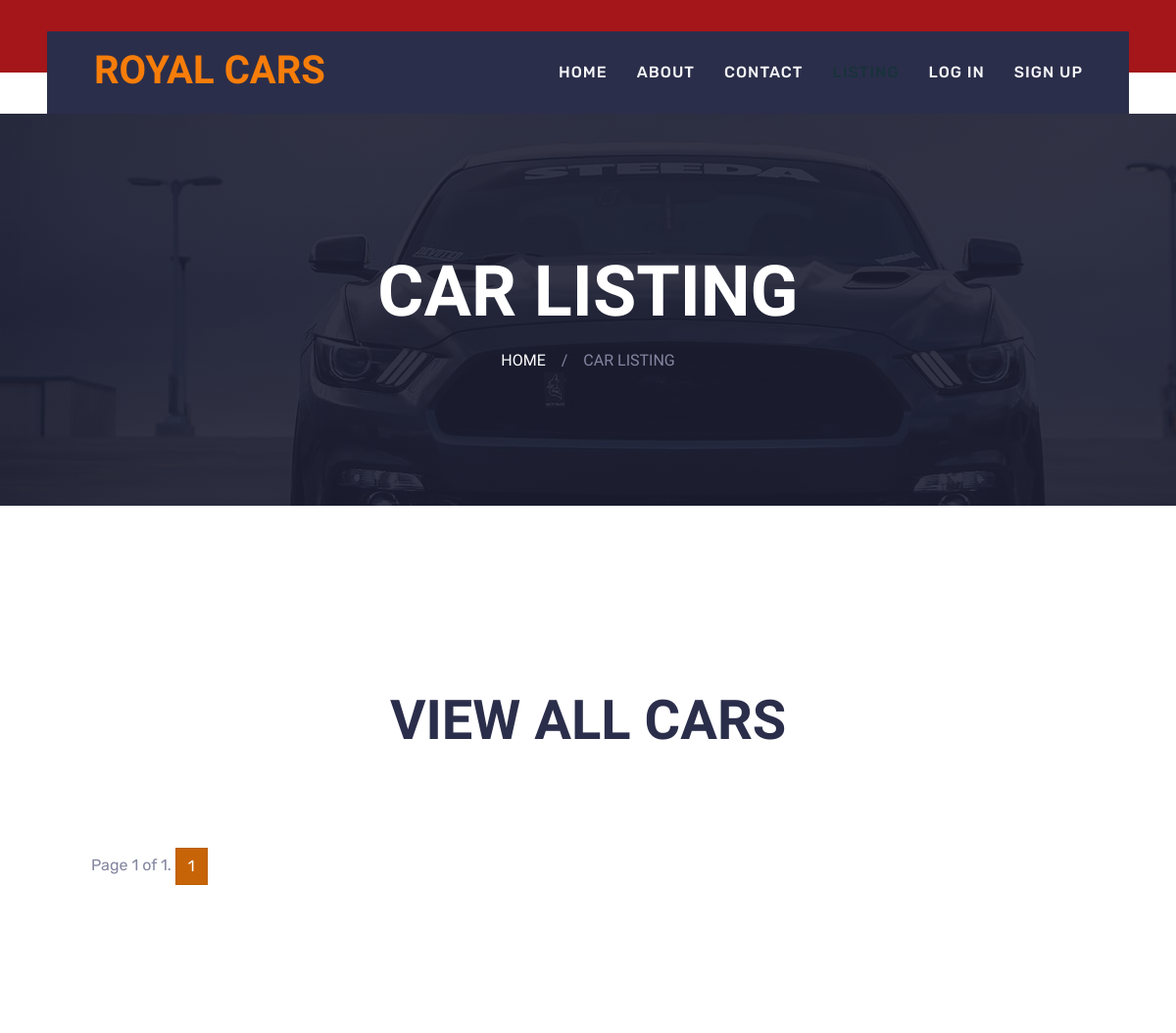
Page /listings (upper part) on the earlier database version.
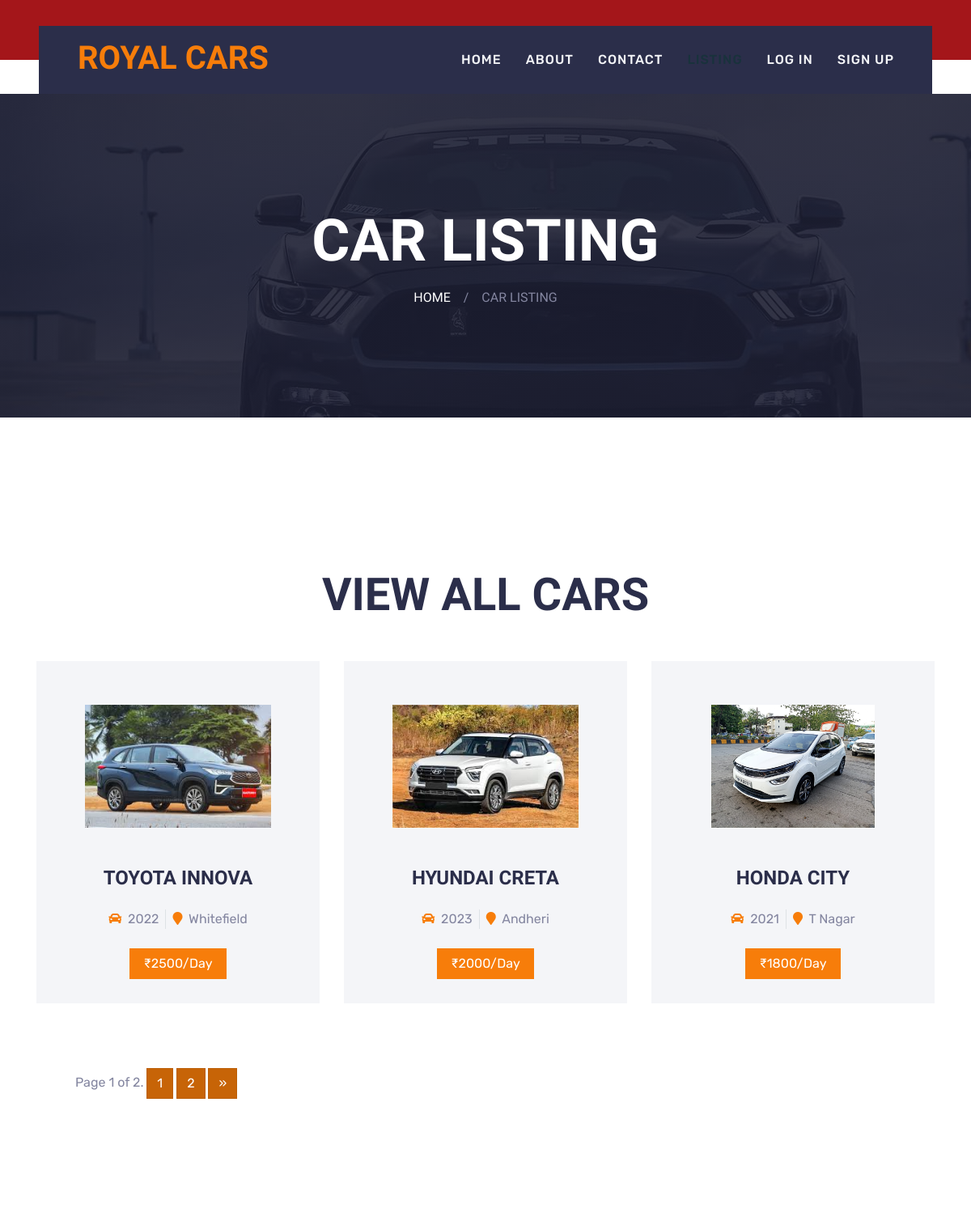
Same page on the later database version.
### myapp/models.py (models this page shows, shortened)
class Vehicle(models.Model):
    vendor = models.ForeignKey(login_table, on_delete=models.CASCADE)
    company = models.CharField(max_length=255)
    model_name = models.CharField(max_length=255)
    model_year = models.CharField(max_length=255)
    rent_perday = models.IntegerField()
    location = models.CharField(max_length=255)
    area = models.ForeignKey(Area, on_delete=models.CASCADE)
    city = models.ForeignKey(City, on_delete=models.CASCADE)
    state = models.ForeignKey(State, on_delete=models.CASCADE)
    model_photo = models.ImageField(upload_to="photos")
    rc_book = models.FileField(upload_to="pdfs",default="", null=True, blank=True)
    def photos(self):
        return mark_safe('<img src ="{}" width ="100"/>'.format(self.model_photo.url))
    photos.allow_tags = True

class Area(models.Model):
    name = models.CharField(max_length=255)
    city = models.ForeignKey(City, on_delete=models.CASCADE)
    def __str__(self):
        return self.name

### myapp/views.py (the view)
# urls.py: path('listings', views.allcars, name='listings'),
def allcars(request):
    try:
        uid = request.session['log_id']
        userdata = login_table.objects.get(id=uid)
        Owner = False
        if userdata.usertype == "Lessor":
            Owner = True
            print(userdata.usertype)
        statedetail = State.objects.all()
        citydetail = City.objects.all()
        areadetail = Area.objects.all()
        allcardata = Vehicle.objects.all()
        page = request.GET.get('page', 1)
        paginator = Paginator(allcardata, 3)  # Set the number of items per page
        try:
            allcardata = paginator.page(page)
        except PageNotAnInteger:
            allcardata = paginator.page(1)
        except EmptyPage:
            allcardata = paginator.page(paginator.num_pages)
        context = {
            'userdata': userdata,
            'Owner': Owner,
            'statedetail': statedetail,
            'citydetail': citydetail,
            'areadetail': areadetail,
            'allcardata': allcardata,
            'paginator': paginator,
            'page': int(page),
        }
        return render(request, 'allcars.html', context)
    except:
        pass
    statedetail = State.objects.all()
    citydetail = City.objects.all()
    areadetail = Area.objects.all()
    allcardata = Vehicle.objects.all()
    page = request.GET.get('page', 1)
    paginator = Paginator(allcardata, 3)  # Set the number of items per page
    try:
        allcardata = paginator.page(page)
    except PageNotAnInteger:
        allcardata = paginator.page(1)
    except EmptyPage:
        allcardata = paginator.page(paginator.num_pages)
    context = {
        'statedetail': statedetail,
        'citydetail': citydetail,
        'areadetail': areadetail,
        'allcardata': allcardata,
        'paginator': paginator,
        'page': int(page),
    }
    return render(request,'allcars.html', context)

### myapp/templates/allcars.html (shortened to what this page needs)
{% extends 'basic.html' %}
{% load static %}
{% block body %}
    <div class="container-fluid page-header">
        <h1 class="display-3 text-uppercase text-white mb-3">Car Listing</h1>
        <div class="d-inline-flex text-white">
            <h6 class="text-uppercase m-0"><a class="text-white" href="/">Home</a></h6>
            <h6 class="text-body m-0 px-3">/</h6>
            <h6 class="text-uppercase text-body m-0">Car Listing</h6>
        </div>
    </div>
    <div class="container-fluid py-5">
        <div class="container pt-5 pb-3">
            <h1 class="display-4 text-uppercase text-center mb-5">View All Cars</h1>
            <div class="row">
                {% for cd in allcardata %}
                <div class="col-lg-4 col-md-6 mb-2">
                    <div class="rent-item mb-4">
                        <img class="mb-4 p-4" src="/media/{{cd.model_photo}}" height="200px" alt="">
                        <h4 class="text-uppercase mb-4">{{cd.company}} {{cd.model_name}}</h4>
                        <div class="d-flex justify-content-center mb-4">
                            <div class="px-2">
                                <i class="fa fa-car text-primary mr-1"></i>
                                <span>{{cd.model_year}}</span>
                            </div>
                            <div class="px-2 border-left ">
                                <i class="fa fa-map-marker text-primary mr-1"></i>
                                <span>{{cd.area}}</span>
                            </div>
                        </div>
                        <a class="btn btn-primary px-3" href="/viewcar/{{cd.id}}">&#8377;{{cd.rent_perday}}/Day</a>
                    </div>
                </div>
                {% endfor %}
            </div>
            <div class="pagination ml-5 mt-5">
                <span class="step-links">
                  <span class="current">
                    Page {{ allcardata.number }} of {{ allcardata.paginator.num_pages }}.
                  </span>
                  {% for i in allcardata.paginator.page_range %}
                  <span class="{% if allcardata.number == i %}current{% endif %}">
                    <a href="?page={{ i }}" class="btn btn-primary active">{{ i }}</a>
                  </span>
                  {% endfor %}
                  {% if allcardata.has_next %}
                  <a href="?page={{ allcardata.paginator.num_pages }}" class="btn btn-primary active">&raquo;</a>
                  {% endif %}
                </span>
              </div>
        </div>
    </div>
{% endblock %}

### myapp/templates/basic.html (shortened to what this page needs)
<!DOCTYPE html>
<html lang="en">
{% load static %}
<head>
    <link href="https://cdnjs.cloudflare.com/ajax/libs/font-awesome/5.15.0/css/all.min.css" rel="stylesheet">
    <link href=" {% static 'lib/owlcarousel/assets/owl.carousel.min.css' %} " rel="stylesheet">
    <link href=" {% static 'lib/tempusdominus/css/tempusdominus-bootstrap-4.min.css' %} " rel="stylesheet" />
    <link href=" {% static 'css/bootstrap.min.css' %} " rel="stylesheet">
    <link href=" {% static 'css/style.css' %} " rel="stylesheet">
</head>
<body>
    <div class="container-fluid bg-dark py-3 px-lg-5 d-none d-lg-block">
    </div>
    <div class="container-fluid position-relative nav-bar p-0">
        <div class="position-relative px-lg-5" style="z-index: 9;">
            <nav class="navbar navbar-expand-lg bg-secondary navbar-dark py-3 py-lg-0 pl-3 pl-lg-5">
                <a href=" {% static '' %} " class="navbar-brand">
                    <h1 class="text-uppercase text-primary mb-1">Royal Cars</h1>
                </a>
                <div class="collapse navbar-collapse justify-content-between px-3" id="navbarCollapse">
                    <div class="navbar-nav ml-auto py-0">
                        <a href="/" {% if request.resolver_match.url_name == 'index' %} class="nav-item nav-link active" {% else %} class="nav-item nav-link" {% endif %}>Home</a>
                        <a href="/about" {% if request.resolver_match.url_name == 'about' %} class="nav-item nav-link active" {% else %} class="nav-item nav-link" {% endif %}>About</a>
                        <a href="/contact" {% if request.resolver_match.url_name == 'contact' %} class="nav-item nav-link active" {% else %} class="nav-item nav-link" {% endif %}>Contact</a>
                        <a href="/listings" {% if request.resolver_match.url_name == 'listings' %} class="nav-item nav-link active" {% else %} class="nav-item nav-link" {% endif %}>Listing</a>
                        {% if request.session.log_user %}
                        <a href="/logout" class="nav-item nav-link">Log Out</a>
                        <a href="/profile" {% if request.resolver_match.url_name == 'profile' %} class="nav-item nav-link active" {% else %} class="nav-item nav-link" {% endif %}>Profile</a>
                        {% else %}
                        <a href="/login" {% if request.resolver_match.url_name == 'login' %} class="nav-item nav-link active" {% else %} class="nav-item nav-link" {% endif %}>Log In</a>
                        <a href="/signup" {% if request.resolver_match.url_name == 'signup' %} class="nav-item nav-link active" {% else %} class="nav-item nav-link" {% endif %}>Sign Up</a>
                        {% endif %}
                    </div>
                </div>
            </nav>
        </div>
    </div>
    {% block body %} {% endblock %}
</body>
</html>

### myapp/templates/chatbot_widget.html (shortened to what this page needs)
{% load static %}

### myapp/static/css/style.css (style rules this page uses)
:root { --primary: #19323c; --secondary: #ba181b; --light: #F4F5F8; --dark: #a4161a ; }
h1, h2, .font-weight-bold { font-weight: 700 !important; }
h3, h4, .font-weight-semi-bold { font-weight: 600 !important; }
h5, h6, .font-weight-medium { font-weight: 500 !important; }
.nav-bar::before { position: absolute; content: ""; width: 100%; height: 50%; top: 0; left: 0; background: var(--dark); }
.nav-bar::after { position: absolute; content: ""; width: 100%; height: 50%; bottom: 0; left: 0; background: #ffffff; }
.navbar-dark .navbar-nav .nav-link { padding: 30px 15px; font-size: 16px; font-weight: 500; letter-spacing: 1px; text-transform: uppercase; color: var(--light); outline: none; }
.navbar-dark .navbar-nav .nav-link:hover, .navbar-dark .navbar-nav .nav-link.active { color: var(--primary); }
.page-header { height: 400px; margin-bottom: 90px; display: flex; flex-direction: column; align-items: center; justify-content: center; background: linear-gradient(rgba(28, 30, 50, .9), rgba(28, 30, 50, .9)), url(../img/bg-banner.jpg); background-attachment: fixed; }
.rent-item { padding: 30px; text-align: center; background: var(--light); transition: .5s; }
.rent-item h4 { transition: .5s; }

Differences in the rows shown:
added Vehicle: model_photo (picture), company "TOYOTA", model_name "INNOVA", model_year "2022", area "Whitefield", rent_perday "2500"
added Vehicle: model_photo (picture), company "HYUNDAI", model_name "CRETA", model_year "2023", area "Andheri", rent_perday "2000"
added Vehicle: model_photo (picture), company "HONDA", model_name "CITY", model_year "2021", area "T Nagar", rent_perday "1800"
Other differences:
{{ allcardata.paginator.num_pages }}: "1" → "2"
new list line: "2"
